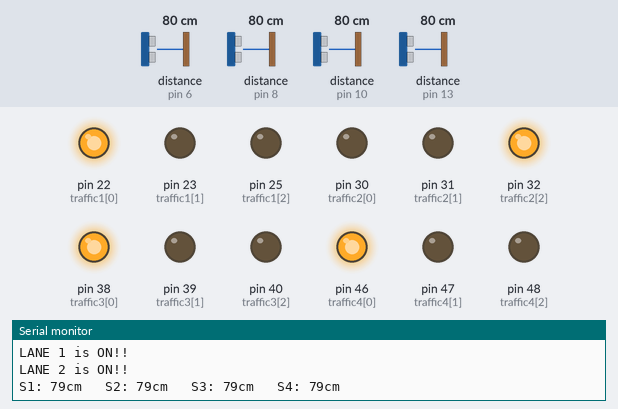
This sketch was run on a simulated Arduino Mega 2560, built with avr-gcc and run on an emulated ATmega2560. Parts: output pins drawn as LEDs (lit = HIGH), the last lines printed to the serial monitor. Inputs (shaded band) come from the test bench; at power-on: distance to the obstacle (sensors on pin 6, pin 8, pin 10, pin 13) 80 cm. The echo pulse lasts 58.3 µs per cm; pins used as bus, display or sensor lines are not drawn.

Above: at 18.0 s.
18.1 s: distance to the obstacle (sensor on pin 6) set to 24 cm
33.0 s: distance to the obstacle (sensor on pin 6) set to 20 cm
At 41.3 s:
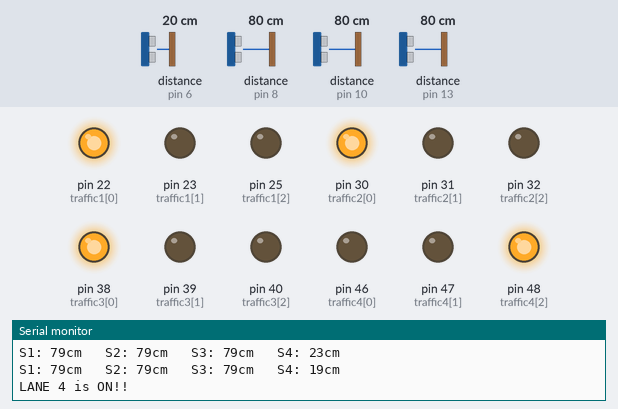
47.9 s: distance to the obstacle (sensor on pin 8) set to 23 cm
62.8 s: distance to the obstacle (sensor on pin 8) set to 19 cm
At 71.4 s:
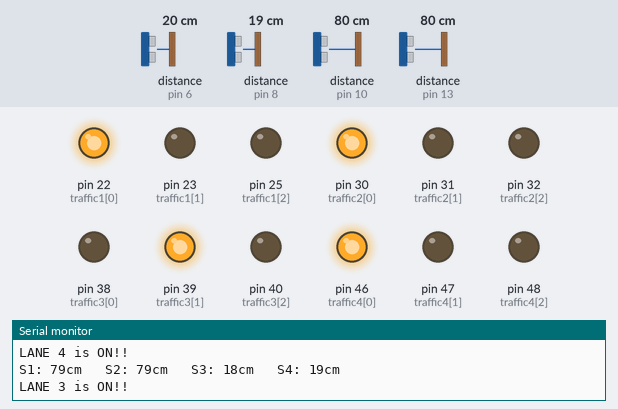
Timing chart, 0 to 76.6 s (numbered marks = the images above; inputs shaded):
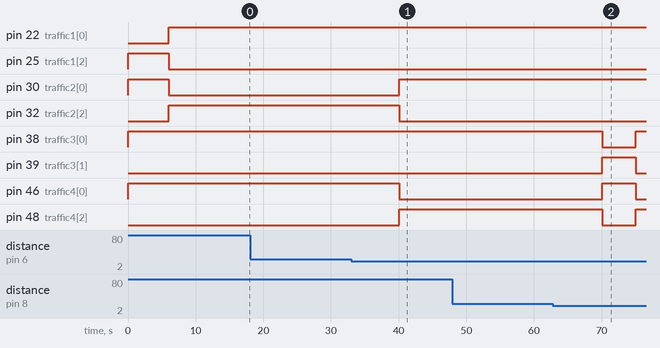

Measured:
- the behaviour switches between 22 and 21 cm on distance to the obstacle (sensor on pin 6) (found by bisection; images 0 and 1)
- the behaviour switches between 22 and 21 cm on distance to the obstacle (sensor on pin 8) (found by bisection; images 1 and 2)
- after the input at 33.0 s, pin 30 (traffic2[0]), pin 48 (traffic4[2]): LOW → HIGH after 7.1 s; pin 32 (traffic2[2]), pin 46 (traffic4[0]): HIGH → LOW after 7.1 s
- after the input at 62.8 s, pin 38 (traffic3[0]), pin 48 (traffic4[2]): HIGH → LOW after 7.3 s, → HIGH 5.0 s later; pin 39 (traffic3[1]), pin 46 (traffic4[0]): LOW → HIGH after 7.3 s, → LOW 5.0 s later

The sketch:

sketch_jun07a.ino
```cpp
#include <TimerOne.h>

// traffic lights - R, Y, G
int traffic1[] = {22, 23, 25};
int traffic2[] = {30, 31, 32};
int traffic3[] = {38, 39, 40};
int traffic4[] = {46, 47, 48};

volatile int trig[] = {12, 11, 9, 7};
volatile int echo[] = {13, 10, 8, 6};

volatile int distance[4] = {0, 0, 0, 0};
volatile long duration;

int distance_required = 20;

int yellowdelay = 5000;
int greendelay = 6000;
int reddelay = 3000;

unsigned long lane1Timer = 0;
unsigned long lane2Timer = 0;
unsigned long lane3Timer = 0;
unsigned long lane4Timer = 0;

const unsigned long laneDuration = 60000; // 1 minute

void setup() {
  // put your setup code here, to run once:
  Serial.begin(9600);
  Timer1.initialize(10000000);
  Timer1.attachInterrupt(detection);
  for (int i = 0; i <= 2; i++) {
    pinMode(traffic1[i], OUTPUT);
    pinMode(traffic2[i], OUTPUT);
    pinMode(traffic3[i], OUTPUT);
    pinMode(traffic4[i], OUTPUT);
  }

  for (int i = 0; i <= 3; i++) {
    pinMode(trig[i], OUTPUT);
    pinMode(echo[i], INPUT);
  }
}

void loop() {
  if (distance_required >= distance[0]) {
    trafficlane1();
  }

  if (distance_required >= distance[1]) {
    trafficlane2();
  }

  if (distance_required >= distance[2]) {
    trafficlane3();
  }

  if (distance_required >= distance[3]) {
    trafficlane4();
  }
}

void detection() {
  for (int i = 0; i < 4; i++) {
    digitalWrite(trig[i], LOW);
    delayMicroseconds(2);
    digitalWrite(trig[i], HIGH);
    delayMicroseconds(10);
    digitalWrite(trig[i], LOW);
    duration = pulseIn(echo[i], HIGH);
    distance[i] = (duration * 0.0343) / 2;

    Serial.print("S");
    Serial.print(i + 1);
    Serial.print(": ");
    Serial.print(distance[i]);
    Serial.print("cm   ");
    Serial.flush();
  }
  Serial.println("");
}

void trafficlane1() {
  clear();
  Serial.println("LANE 1 is ON!!");
  digitalWrite(traffic1[0], LOW);
  digitalWrite(traffic1[2], HIGH);

  if (millis() - lane1Timer >= laneDuration) {
    digitalWrite(traffic1[2], LOW);
    digitalWrite(traffic1[1], HIGH);
    delay(yellowdelay);
  } else {
    lane1Timer = millis();
    delay(greendelay);
  }
}

void trafficlane2() {
  clear();
  Serial.println("LANE 2 is ON!!");
  digitalWrite(traffic2[0], LOW);
  digitalWrite(traffic2[2], HIGH);

  if (millis() - lane2Timer >= laneDuration) {
    digitalWrite(traffic2[2], LOW);
    digitalWrite(traffic2[1], HIGH);
    delay(yellowdelay);
  } else {
    lane2Timer = millis();
    delay(greendelay);
  }
}

void trafficlane3() {
  clear();
  Serial.println("LANE 3 is ON!!");
  digitalWrite(traffic3[0], LOW);
  digitalWrite(traffic3[2], HIGH);

  if (millis() - lane3Timer >= laneDuration) {
    digitalWrite(traffic3[2], LOW);
    digitalWrite(traffic3[1], HIGH);
    delay(yellowdelay);
  } else {
    lane3Timer = millis();
    delay(greendelay);
  }
}

void trafficlane4() {
  clear();
  Serial.println("LANE 4 is ON!!");
  digitalWrite(traffic4[0], LOW);
  digitalWrite(traffic4[2], HIGH);

  if (millis() - lane4Timer >= laneDuration) {
    digitalWrite(traffic4[2], LOW);
    digitalWrite(traffic4[1], HIGH);
    delay(yellowdelay);
  } else {
    lane4Timer = millis();
    delay(greendelay);
  }
}

void clear() {
  for (int i = 1; i < 3; i++) {
    digitalWrite(traffic1[i], LOW);
    digitalWrite(traffic2[i], LOW);
    digitalWrite(traffic3[i], LOW);
    digitalWrite(traffic4[i], LOW);
  }

  digitalWrite(traffic1[0], HIGH);
  digitalWrite(traffic2[0], HIGH);
  digitalWrite(traffic3[0], HIGH);
  digitalWrite(traffic4[0], HIGH);
}
```
